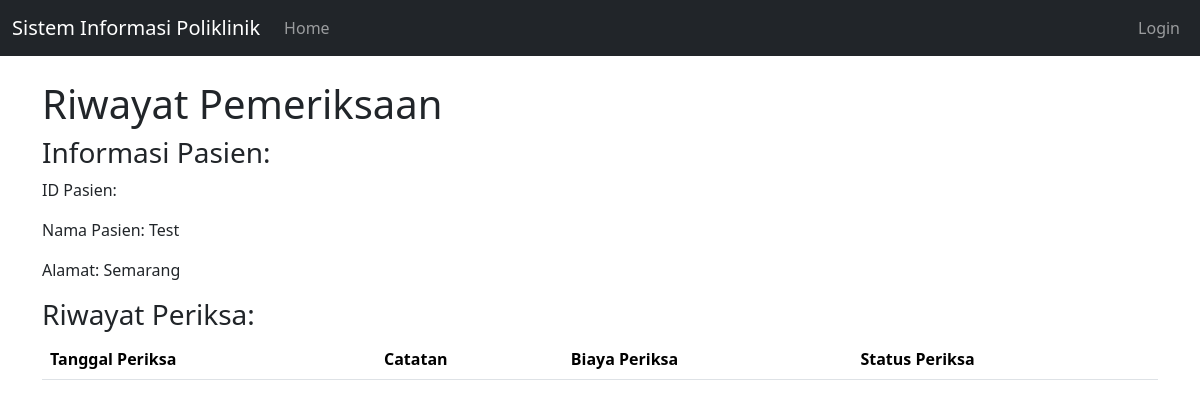
Page /Dokter/riwayat_pasien.php?id_pasien=31 on the earlier database version.
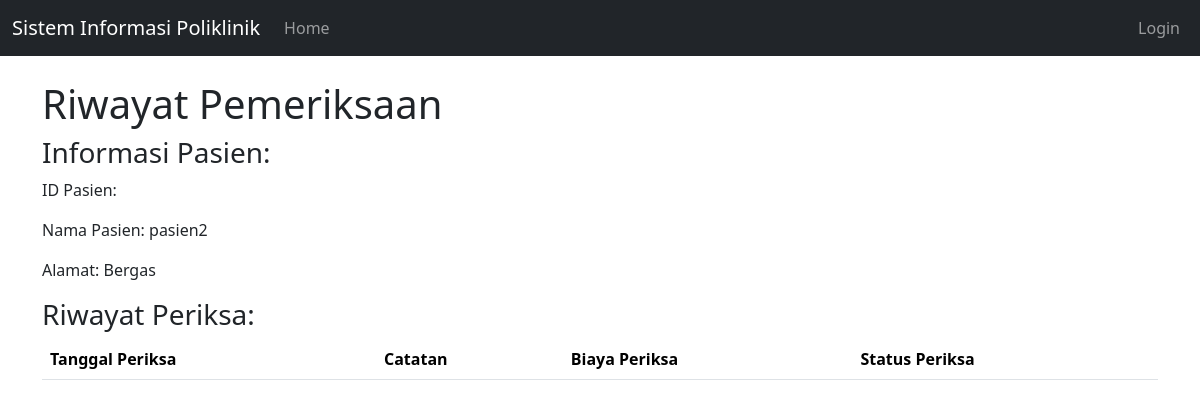
Same page on the later database version.
### tables this page shows
CREATE TABLE `pasien` (
  `id` int(11) NOT NULL,
  `nama_pasien` varchar(255) NOT NULL,
  `alamat` varchar(255) NOT NULL,
  `no_ktp` varchar(255) NOT NULL,
  `no_hp` varchar(50) NOT NULL,
  `no_rm` varchar(25) NOT NULL
);

### Dokter/riwayat_pasien.php (the view, shortened to what this page needs)
<?php
include_once("../koneksi.php");
if (isset($_GET['id_pasien'])) {
    $id_pasien = $_GET['id_pasien'];
    $query_pasien = "SELECT * FROM pasien WHERE id = '$id_pasien'";
    $result_pasien = $mysqli->query($query_pasien);
    if ($result_pasien) {
        $data_pasien = $result_pasien->fetch_assoc();
    } else {
        echo "Error: " . $mysqli->error;
    }
}
?>
<!DOCTYPE html>
<html lang="en">
<head>
    <link href="https://cdn.jsdelivr.net/npm/bootstrap@5.3.2/dist/css/bootstrap.min.css" rel="stylesheet">
</head>
<body>
<nav class="navbar navbar-expand-lg navbar-dark bg-dark">
        <div class="container-fluid">
            <a class="navbar-brand" href="#">Sistem Informasi Poliklinik</a>
            <div class="collapse navbar-collapse" id="navbarNavDropdown">
                <ul class="navbar-nav">
                    <li class="nav-item">
                        <a class="nav-link" aria-current="page" href="index.php">Home</a>
                    </li>
                </ul>
                <?php
                if (isset($_SESSION['nip'])) {
                    ?>
                    <ul class="navbar-nav ms-auto">
                        <li class="nav-item">
                            <a class="nav-link" href="Logout.php">Logout
                                (
                                <?php echo isset($_SESSION['nama_dokter']) ? $_SESSION['nama_dokter'] : $_SESSION['nip'] ?>)
                            </a>
                        </li>
                    </ul>
                    <?php
                } else {
                    ?>
                    <ul class="navbar-nav ms-auto">
                        <li class="nav-item">
                            <a class="nav-link" href="index.php?page=loginDokter">Login</a>
                        </li>
                    </ul>
                    <?php
                }
                ?>
            </div>
        </div>
    </nav>
    <div class="container mt-4">
        <h1>Riwayat Pemeriksaan</h1>
        <?php
        if (isset($data_pasien)) {
        ?>
            <h3>Informasi Pasien:</h3>
            <p>ID Pasien: <?php echo $data_pasien['id_pasien']; ?></p>
            <p>Nama Pasien: <?php echo $data_pasien['nama_pasien']; ?></p>
            <p>Alamat: <?php echo $data_pasien['alamat']; ?></p>
            <h3>Riwayat Periksa:</h3>
            <table class="table">
                <thead>
                    <tr>
                        <th>Tanggal Periksa</th>
                        <th>Catatan</th>
                        <th>Biaya Periksa</th>
                        <th>Status Periksa</th>
                    </tr>
                </thead>
            </table>
            <?php
        } else {
            echo "Informasi pasien tidak ditemukan.";
        }
        ?>
    </div>
</body>
</html>

Differences in the rows shown:
changed pasien: nama_pasien "Test" → "pasien2"; alamat "Semarang" → "Bergas"
